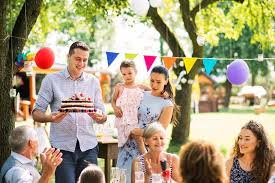
#> input picture vid hw/download (1).jpg, 275 x 183 px, found by its file name; its folder holds only this picture in this run
$ python 'vid code.py'
#> lines starting #> are read from the running program, lines starting #| are printed output that depends on the picture
import cv2
import os
from PIL import Image
path="C:\\Users\\Freze\\Jetlearn Python projects-Rishika\\Open cv\\Open-cv\\vid hw"

os.chdir(path)
no_of_im=0
total_height=0
total_width=0

#resize
for file in os.listdir(path):
    if file.endswith(".jpg")or file.endswith(".png")or file.endswith(".jpeg"):
        im=Image.open(os.path.join(path,file))
#> im is the input picture: PIL image 275x183 RGB; mean R, G, B 168.1, 157, 127.1
        w,h=im.size
#> w = 275; h = 183
        total_width=w+total_width
#> total_width = 275
        total_height=h+total_height
#> total_height = 183
        no_of_im=no_of_im + 1

mean_width= total_width//no_of_im
#> mean_width = 275
mean_height= total_height//no_of_im
#> mean_height = 183
print(mean_width,mean_height)
#| 275 183

videoname="edit.avi"
vi=cv2.VideoWriter(videoname,0,0.5,(mean_width,mean_height))


for file in os.listdir(path):
    if file.endswith(".jpg")or file.endswith(".png")or file.endswith(".jpeg"):
        image=cv2.imread(os.path.join(path,file),cv2.IMREAD_COLOR)
        a=cv2.resize(image,(mean_width,mean_height))
        text=cv2.putText(a,"Birthday edit",(0,50),cv2.FONT_HERSHEY_COMPLEX,1,(250,3,20),2)
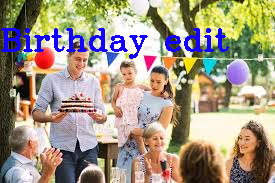
#> text: shape (183, 275, 3); mean B, G, R 131.4, 150.1, 162
        vi.write(text)
